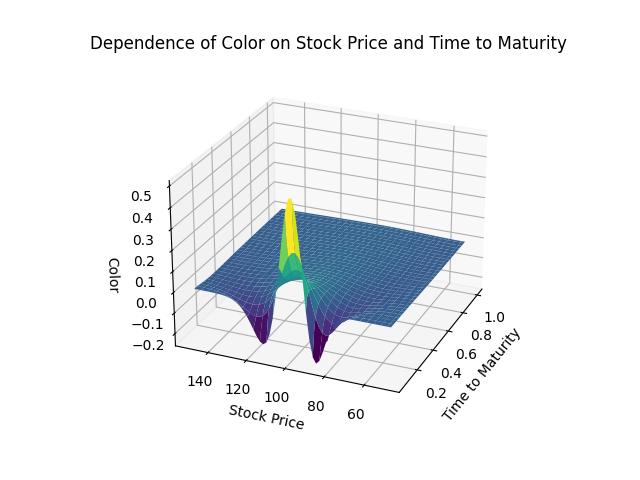

Recreate this plot in Python.
import numpy as np
from scipy.stats import norm
from matplotlib import pyplot as plt
from matplotlib import cm

# parameter settings
save_figure = True
S_min = 50          # lower bound of Asset Price
S_max = 150         # upper bound of Asset Price
tau_min = 0.05      # lower bound of Time to Maturity
tau_max = 1         # upper bound of Time to Maturity
K = 100             # exercise price
r = 0.1             # riskfree interest rate
sig = 0.35          # volatility
d = 0.2             # dividend rate
steps = 60          # steps

tau = np.linspace(tau_min, tau_max, steps)
S = np.linspace(S_max, S_min, steps)


def get_color(tau, S, K, r, d, sig):
    y = (np.log(S/K) + (r - d - sig**2/2) * tau)/(sig * np.sqrt(tau))
    d1 = y+sig*np.sqrt(tau)
    gamma = np.exp(-d * tau) * norm.pdf(d1) / (S * sig * np.sqrt(tau))
    b = r - d

    return gamma*(d+b*d1/(sig*np.sqrt(tau))+(1-d1*y)/(2*tau))

X, Y = np.meshgrid(tau, S)
fig, ax = plt.subplots(subplot_kw={"projection": "3d"})
ax.plot_surface(X, Y, get_color(X, Y, K, r, d, sig), cmap=cm.viridis)
ax.set_title('Dependence of Color on Stock Price and Time to Maturity')
ax.set_xlabel('Time to Maturity')
ax.set_ylabel('Stock Price')
ax.set_zlabel('Color')
plt.show()

if save_figure:
    fig.savefig('SFEcolor.png', transparent=True)
